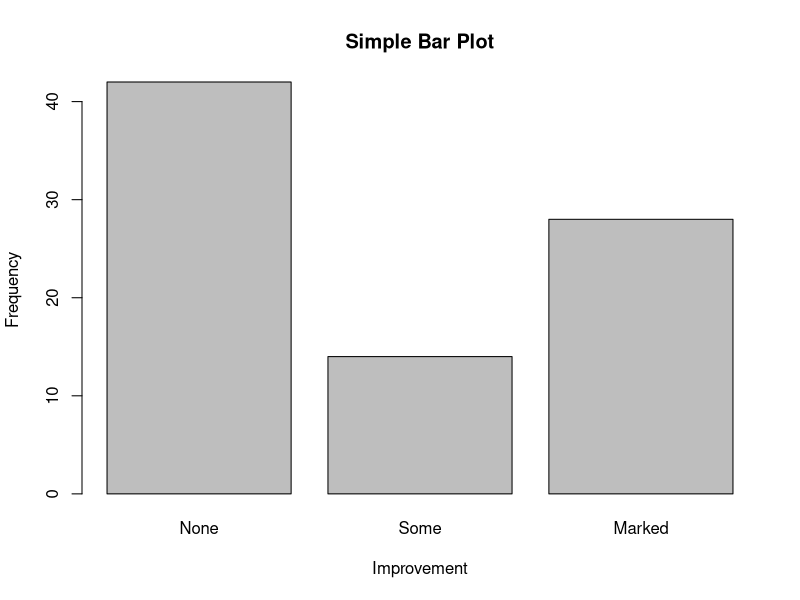
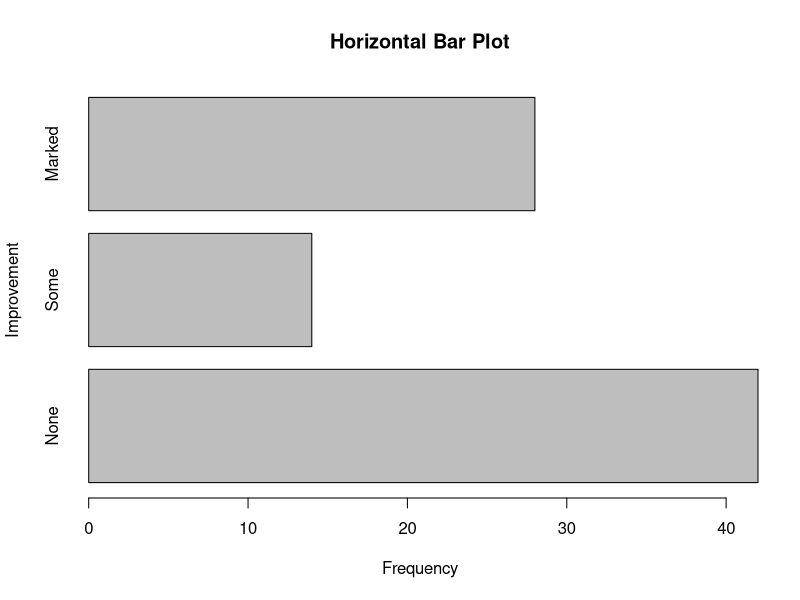
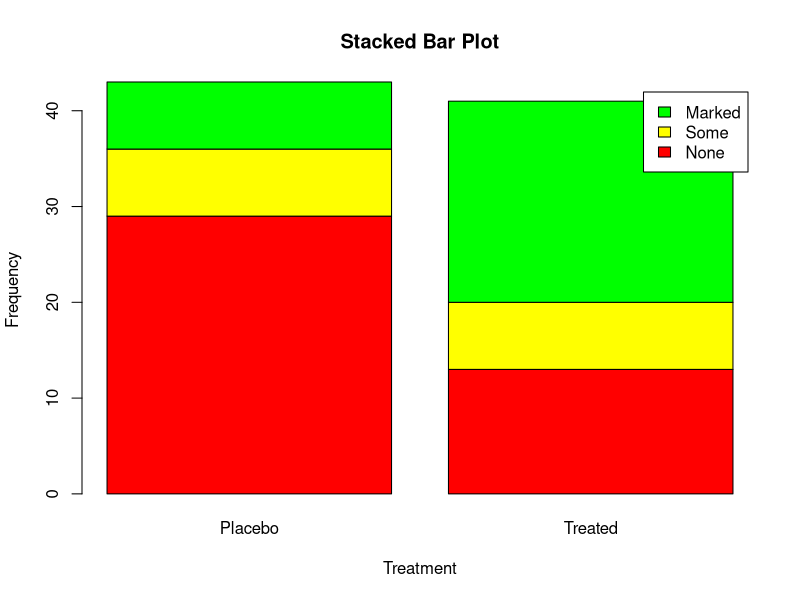
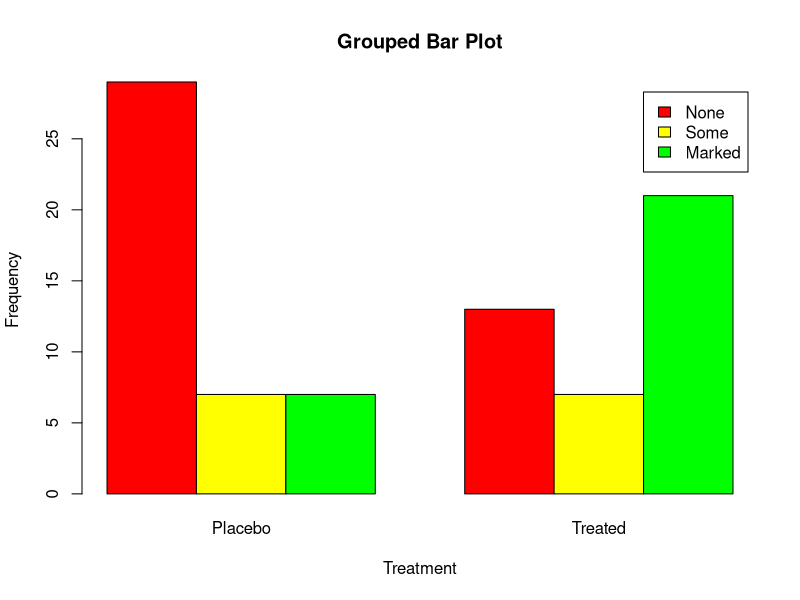
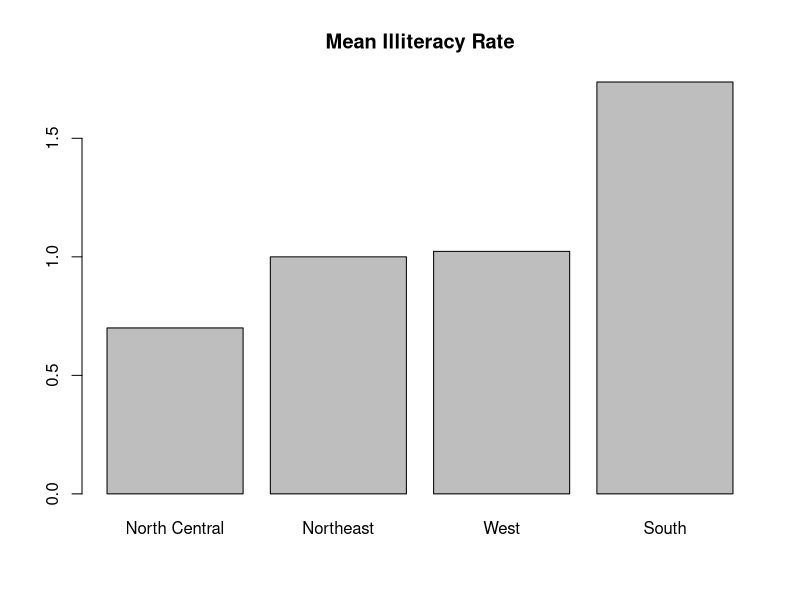
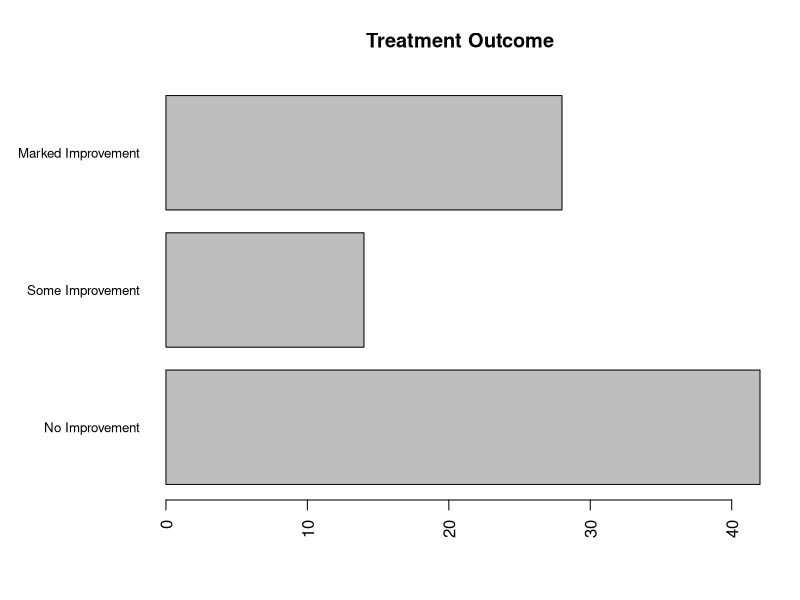
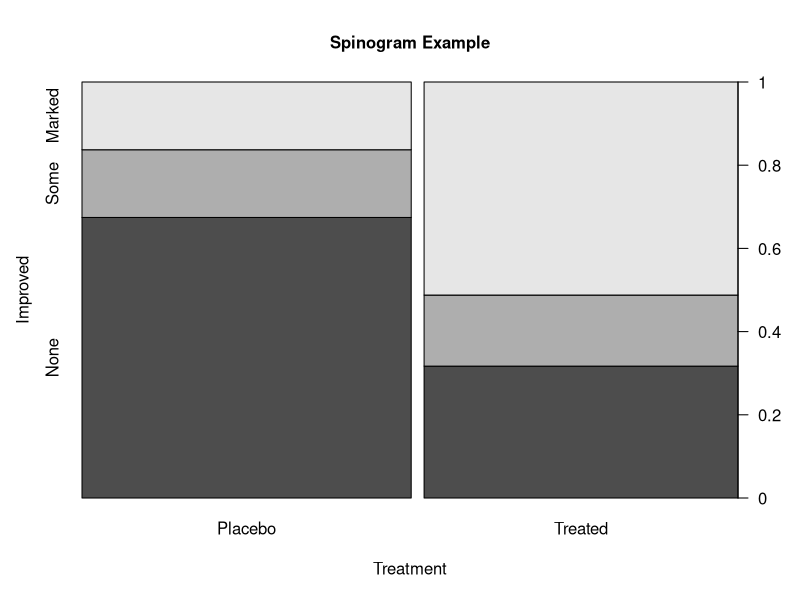
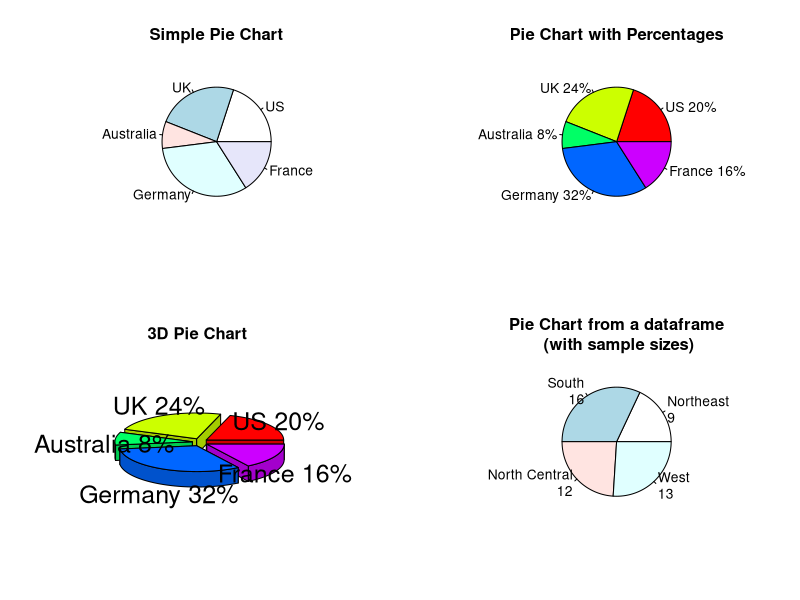

The R source for these figures, in order: (Note: this script raises an error after producing the figures.)
#---------------------------------------------------------------#
# Basic graphs - 6
# https://github.com/kabacoff/RiA2/blob/master/Ch06%20Basic%20Graphs.R #
# requires packages vcd, plotrix, sm, vioplot to be installed   #
# install.packages(c("vcd", "plotrix", "sm", "vioplot"))        #
#---------------------------------------------------------------#

#par(ask=TRUE)
opar <- par(no.readonly=TRUE) # save original parameter settings

library(vcd)
counts <- table(Arthritis$Improved)
counts


# Listing 6.1 - Simple bar plot
# vertical barplot
barplot(counts, 
        main="Simple Bar Plot",
        xlab="Improvement", ylab="Frequency")
# horizontal bar plot   
barplot(counts, 
        main="Horizontal Bar Plot", 
        xlab="Frequency", ylab="Improvement", 
        horiz=TRUE)


# obtain 2-way frequency table
library(vcd)
counts <- table(Arthritis$Improved, Arthritis$Treatment)
counts


# Listing 6.2 - Stacked and grouped bar plots 
# stacked barplot
barplot(counts, 
        main="Stacked Bar Plot",
        xlab="Treatment", ylab="Frequency", 
        col=c("red", "yellow","green"),            
        legend=rownames(counts)) 

# grouped barplot                       
barplot(counts, 
        main="Grouped Bar Plot", 
        xlab="Treatment", ylab="Frequency",
        col=c("red", "yellow", "green"),
        legend=rownames(counts), beside=TRUE)


# Listing 6.3 - Bar plot for sorted mean values
states <- data.frame(state.region, state.x77)
means <- aggregate(states$Illiteracy, by=list(state.region), FUN=mean)
means

means <- means[order(means$x),]  
means

barplot(means$x, names.arg=means$Group.1) 
title("Mean Illiteracy Rate")  


# Listing 6.4 - Fitting labels in bar plots
par(las=2)                # set label text perpendicular to the axis
par(mar=c(5,8,4,2))       # increase the y-axis margin
counts <- table(Arthritis$Improved) # get the data for the bars

# produce the graph
barplot(counts, 
        main="Treatment Outcome", horiz=TRUE, cex.names=0.8,
        names.arg=c("No Improvement", "Some Improvement", "Marked Improvement")
)
par(opar)


# Spinograms
library(vcd)
attach(Arthritis)
counts <- table(Treatment,Improved)
spine(counts, main="Spinogram Example")
detach(Arthritis)


# Listing 6.5 - Pie charts
par(mfrow=c(2,2))                             
slices <- c(10, 12,4, 16, 8) 
lbls <- c("US", "UK", "Australia", "Germany", "France")

pie(slices, labels = lbls, 
    main="Simple Pie Chart")

pct <- round(slices/sum(slices)*100)                      
lbls <- paste(lbls, pct) 
lbls <- paste(lbls,"%",sep="")
pie(slices,labels = lbls, col=rainbow(length(lbls)),
    main="Pie Chart with Percentages")

library(plotrix)                                               
pie3D(slices, labels=lbls,explode=0.1,
      main="3D Pie Chart ")

mytable <- table(state.region)                                   
lbls <- paste(names(mytable), "\n", mytable, sep="")
pie(mytable, labels = lbls, 
    main="Pie Chart from a dataframe\n (with sample sizes)")

par(opar)


# Fan plots
library(plotrix)
slices <- c(10, 12,4, 16, 8) 
lbls <- c("US", "UK", "Australia", "Germany", "France")   
fan.plot(slices, labels = lbls, main="Fan Plot")


# Listing 6.6 - Histograms
# simple histogram                                                        1
hist(mtcars$mpg)

# colored histogram with specified number of bins        
hist(mtcars$mpg, 
     breaks=12, 
     col="red", 
     xlab="Miles Per Gallon", 
     main="Colored histogram with 12 bins")

# colored histogram with rug plot, frame, and specified number of bins 
hist(mtcars$mpg, 
     freq=FALSE, 
     breaks=12, 
     col="red", 
     xlab="Miles Per Gallon", 
     main="Histogram, rug plot, density curve")  
rug(jitter(mtcars$mpg)) 
lines(density(mtcars$mpg), col="blue", lwd=2)

# histogram with superimposed normal curve (Thanks to Peter Dalgaard)  
x <- mtcars$mpg 
h<-hist(x, 
        breaks=12, 
        col="red", 
        xlab="Miles Per Gallon", 
        main="Histogram with normal curve and box") 
xfit<-seq(min(x),max(x),length=40) 
yfit<-dnorm(xfit,mean=mean(x),sd=sd(x)) 
yfit <- yfit*diff(h$mids[1:2])*length(x) 
lines(xfit, yfit, col="blue", lwd=2)
box()


# Listing 6.7 - Kernel density plot
d <- density(mtcars$mpg) # returns the density data  
plot(d) # plots the results 

d <- density(mtcars$mpg)                                  
plot(d, main="Kernel Density of Miles Per Gallon")       
polygon(d, col="red", border="blue")                     
rug(mtcars$mpg, col="brown") 


# Listing 6.8 - Comparing kernel density plots
par(lwd=2)                                                       
library(sm)
attach(mtcars)

# create value labels 
cyl.f <- factor(cyl, levels= c(4, 6, 8),                               
                labels = c("4 cylinder", "6 cylinder", "8 cylinder")) 

# plot densities 
sm.density.compare(mpg, cyl, xlab="Miles Per Gallon")                
title(main="MPG Distribution by Car Cylinders")

# add legend via mouse click
colfill<-c(2:(2+length(levels(cyl.f)))) 
cat("Use mouse to place legend...","\n\n")
legend(locator(1), levels(cyl.f), fill=colfill) 
detach(mtcars)
par(lwd=1)


# parallel box plots
boxplot(mpg~cyl,data=mtcars,
        main="Car Milage Data", 
        xlab="Number of Cylinders", 
        ylab="Miles Per Gallon")


# notched box plots
boxplot(mpg~cyl,data=mtcars, 
        notch=TRUE, 
        varwidth=TRUE,
        col="red",
        main="Car Mileage Data", 
        xlab="Number of Cylinders", 
        ylab="Miles Per Gallon")


# Listing 6.9 - Box plots for two crossed factors
# create a factor for number of cylinders
mtcars$cyl.f <- factor(mtcars$cyl,
                       levels=c(4,6,8),
                       labels=c("4","6","8"))

# create a factor for transmission type
mtcars$am.f <- factor(mtcars$am, 
                      levels=c(0,1), 
                      labels=c("auto","standard"))

# generate boxplot
boxplot(mpg ~ am.f *cyl.f, 
        data=mtcars, 
        varwidth=TRUE,
        col=c("gold", "darkgreen"),
        main="MPG Distribution by Auto Type", 
        xlab="Auto Type")


# Listing 6.10 - Violin plots

library(vioplot)
x1 <- mtcars$mpg[mtcars$cyl==4] 
x2 <- mtcars$mpg[mtcars$cyl==6]
x3 <- mtcars$mpg[mtcars$cyl==8]
vioplot(x1, x2, x3, 
        names=c("4 cyl", "6 cyl", "8 cyl"), 
        col="gold")
title("Violin Plots of Miles Per Gallon")


# dot chart
dotchart(mtcars$mpg,labels=row.names(mtcars),cex=.7,
         main="Gas Mileage for Car Models", 
         xlab="Miles Per Gallon")


# Listing 6.11 - Dot plot grouped, sorted, and colored
x <- mtcars[order(mtcars$mpg),]                      
x$cyl <- factor(x$cyl)                                 
x$color[x$cyl==4] <- "red"                              
x$color[x$cyl==6] <- "blue"
x$color[x$cyl==8] <- "darkgreen" 
dotchart(x$mpg,
         labels = row.names(x),                               
         cex=.7, 
         pch=19,                                              
         groups = x$cyl,                                       
         gcolor = "black",
         color = x$color,
         main = "Gas Mileage for Car Models\ngrouped by cylinder",
         xlab = "Miles Per Gallon")
